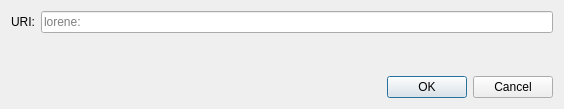
<?xml version="1.0" encoding="UTF-8"?>
<ui version="4.0">
 <class>OpenURIDialog</class>
 <widget class="QDialog" name="OpenURIDialog">
  <property name="geometry">
   <rect>
    <x>0</x>
    <y>0</y>
    <width>564</width>
    <height>109</height>
   </rect>
  </property>
  <property name="windowTitle">
   <string>Open lorene URI</string>
  </property>
  <layout class="QVBoxLayout" name="verticalLayout">
   <item>
    <layout class="QHBoxLayout" name="horizontalLayout">
     <item>
      <widget class="QLabel" name="label">
       <property name="text">
        <string>URI:</string>
       </property>
      </widget>
     </item>
     <item>
      <widget class="QValidatedLineEdit" name="uriEdit">
       <property name="placeholderText">
        <string notr="true">lorene:</string>
       </property>
      </widget>
     </item>
    </layout>
   </item>
   <item>
    <spacer name="verticalSpacer">
     <property name="orientation">
      <enum>Qt::Vertical</enum>
     </property>
     <property name="sizeHint" stdset="0">
      <size>
       <width>20</width>
       <height>40</height>
      </size>
     </property>
    </spacer>
   </item>
   <item>
    <widget class="QDialogButtonBox" name="buttonBox">
     <property name="orientation">
      <enum>Qt::Horizontal</enum>
     </property>
     <property name="standardButtons">
      <set>QDialogButtonBox::Cancel|QDialogButtonBox::Ok</set>
     </property>
    </widget>
   </item>
  </layout>
 </widget>
 <customwidgets>
  <customwidget>
   <class>QValidatedLineEdit</class>
   <extends>QLineEdit</extends>
   <header>qt/qvalidatedlineedit.h</header>
  </customwidget>
 </customwidgets>
 <resources/>
 <connections>
  <connection>
   <sender>buttonBox</sender>
   <signal>accepted()</signal>
   <receiver>OpenURIDialog</receiver>
   <slot>accept()</slot>
   <hints>
    <hint type="sourcelabel">
     <x>248</x>
     <y>254</y>
    </hint>
    <hint type="destinationlabel">
     <x>157</x>
     <y>274</y>
    </hint>
   </hints>
  </connection>
  <connection>
   <sender>buttonBox</sender>
   <signal>rejected()</signal>
   <receiver>OpenURIDialog</receiver>
   <slot>reject()</slot>
   <hints>
    <hint type="sourcelabel">
     <x>316</x>
     <y>260</y>
    </hint>
    <hint type="destinationlabel">
     <x>286</x>
     <y>274</y>
    </hint>
   </hints>
  </connection>
 </connections>
</ui>
